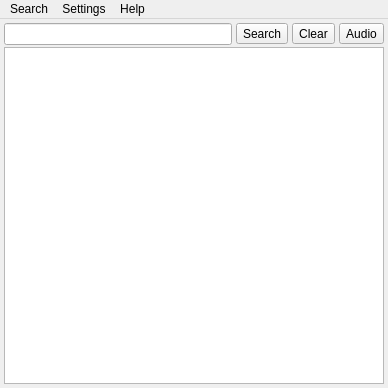
<?xml version="1.0" encoding="UTF-8"?>
<ui version="4.0">
 <class>WordbookMain</class>
 <widget class="QMainWindow" name="WordbookMain">
  <property name="geometry">
   <rect>
    <x>0</x>
    <y>0</y>
    <width>388</width>
    <height>388</height>
   </rect>
  </property>
  <property name="windowTitle">
   <string>Wordbook</string>
  </property>
  <widget class="QWidget" name="centralwidget">
   <property name="autoFillBackground">
    <bool>true</bool>
   </property>
   <layout class="QHBoxLayout" name="horizontalLayout_2">
    <property name="spacing">
     <number>4</number>
    </property>
    <property name="leftMargin">
     <number>4</number>
    </property>
    <property name="topMargin">
     <number>4</number>
    </property>
    <property name="rightMargin">
     <number>4</number>
    </property>
    <property name="bottomMargin">
     <number>4</number>
    </property>
    <item>
     <layout class="QVBoxLayout" name="verticalLayout">
      <property name="spacing">
       <number>2</number>
      </property>
      <property name="sizeConstraint">
       <enum>QLayout::SetMaximumSize</enum>
      </property>
      <item>
       <layout class="QHBoxLayout" name="horizontalLayout">
        <property name="spacing">
         <number>4</number>
        </property>
        <item>
         <widget class="QLineEdit" name="searchEntry">
          <property name="styleSheet">
           <string notr="true"/>
          </property>
          <property name="clearButtonEnabled">
           <bool>true</bool>
          </property>
         </widget>
        </item>
        <item>
         <widget class="QToolButton" name="searchButton">
          <property name="toolTip">
           <string>Search</string>
          </property>
          <property name="styleSheet">
           <string notr="true"/>
          </property>
          <property name="text">
           <string>Search</string>
          </property>
          <property name="icon">
           <iconset theme="edit-find">
            <normaloff>../../.designer/backup</normaloff>../../.designer/backup</iconset>
          </property>
         </widget>
        </item>
        <item>
         <widget class="QToolButton" name="clearButton">
          <property name="toolTip">
           <string>Clear</string>
          </property>
          <property name="styleSheet">
           <string notr="true"/>
          </property>
          <property name="text">
           <string>Clear</string>
          </property>
          <property name="icon">
           <iconset theme="edit-clear">
            <normaloff>../../.designer/backup</normaloff>../../.designer/backup</iconset>
          </property>
         </widget>
        </item>
        <item>
         <widget class="QToolButton" name="audioButton">
          <property name="toolTip">
           <string>Audio</string>
          </property>
          <property name="styleSheet">
           <string notr="true"/>
          </property>
          <property name="text">
           <string>Audio</string>
          </property>
          <property name="icon">
           <iconset theme="audio-speakers-symbolic">
            <normaloff>../../.designer/backup</normaloff>../../.designer/backup</iconset>
          </property>
         </widget>
        </item>
       </layout>
      </item>
      <item>
       <widget class="QTextBrowser" name="defView">
        <property name="horizontalScrollBarPolicy">
         <enum>Qt::ScrollBarAlwaysOff</enum>
        </property>
        <property name="placeholderText">
         <string/>
        </property>
        <property name="openLinks">
         <bool>false</bool>
        </property>
       </widget>
      </item>
     </layout>
    </item>
   </layout>
  </widget>
  <widget class="QMenuBar" name="menubar">
   <property name="geometry">
    <rect>
     <x>0</x>
     <y>0</y>
     <width>388</width>
     <height>30</height>
    </rect>
   </property>
   <widget class="QMenu" name="menuSearch">
    <property name="title">
     <string>Search</string>
    </property>
    <addaction name="actionPaste_Search"/>
    <addaction name="actionSearch_Selected"/>
    <addaction name="actionRandom_Word"/>
   </widget>
   <widget class="QMenu" name="menuHelp">
    <property name="title">
     <string>Help</string>
    </property>
    <addaction name="actionAbout"/>
    <addaction name="actionQuit"/>
   </widget>
   <widget class="QMenu" name="menuSettings">
    <property name="title">
     <string>Settings</string>
    </property>
    <addaction name="actionLive_Search"/>
    <addaction name="actionDark_Mode"/>
    <addaction name="actionDebug"/>
   </widget>
   <addaction name="menuSearch"/>
   <addaction name="menuSettings"/>
   <addaction name="menuHelp"/>
  </widget>
  <action name="actionPaste_Search">
   <property name="icon">
    <iconset theme="edit-paste-symbolic">
     <normaloff>../../.designer/backup</normaloff>../../.designer/backup</iconset>
   </property>
   <property name="text">
    <string>Paste &amp;&amp; Search</string>
   </property>
   <property name="shortcut">
    <string>Ctrl+Shift+V</string>
   </property>
  </action>
  <action name="actionSearch_Selected">
   <property name="icon">
    <iconset theme="edit-find-symbolic">
     <normaloff>../../.designer/backup</normaloff>../../.designer/backup</iconset>
   </property>
   <property name="text">
    <string>Search Selected Text</string>
   </property>
   <property name="shortcut">
    <string>Ctrl+S</string>
   </property>
  </action>
  <action name="actionRandom_Word">
   <property name="icon">
    <iconset theme="media-playlist-shuffle-symbolic">
     <normaloff>../../.designer/backup</normaloff>../../.designer/backup</iconset>
   </property>
   <property name="text">
    <string>Random Word</string>
   </property>
   <property name="shortcut">
    <string>Ctrl+R</string>
   </property>
  </action>
  <action name="actionAbout">
   <property name="icon">
    <iconset theme="help-about-symbolic">
     <normaloff>../../.designer/backup</normaloff>../../.designer/backup</iconset>
   </property>
   <property name="text">
    <string>About Wordbook</string>
   </property>
  </action>
  <action name="actionQuit">
   <property name="icon">
    <iconset theme="window-close-symbolic">
     <normaloff>../../.designer/backup</normaloff>../../.designer/backup</iconset>
   </property>
   <property name="text">
    <string>Quit</string>
   </property>
   <property name="shortcut">
    <string>Ctrl+Q</string>
   </property>
  </action>
  <action name="actionLive_Search">
   <property name="checkable">
    <bool>true</bool>
   </property>
   <property name="text">
    <string>Live Search</string>
   </property>
  </action>
  <action name="actionDark_Mode">
   <property name="checkable">
    <bool>true</bool>
   </property>
   <property name="checked">
    <bool>true</bool>
   </property>
   <property name="text">
    <string>Dark Mode</string>
   </property>
  </action>
  <action name="actionDebug">
   <property name="checkable">
    <bool>true</bool>
   </property>
   <property name="text">
    <string>Debug</string>
   </property>
  </action>
 </widget>
 <resources/>
 <connections>
  <connection>
   <sender>searchEntry</sender>
   <signal>returnPressed()</signal>
   <receiver>searchButton</receiver>
   <slot>click()</slot>
   <hints>
    <hint type="sourcelabel">
     <x>665</x>
     <y>56</y>
    </hint>
    <hint type="destinationlabel">
     <x>707</x>
     <y>53</y>
    </hint>
   </hints>
  </connection>
  <connection>
   <sender>clearButton</sender>
   <signal>clicked()</signal>
   <receiver>searchEntry</receiver>
   <slot>clear()</slot>
   <hints>
    <hint type="sourcelabel">
     <x>752</x>
     <y>47</y>
    </hint>
    <hint type="destinationlabel">
     <x>646</x>
     <y>56</y>
    </hint>
   </hints>
  </connection>
 </connections>
</ui>
